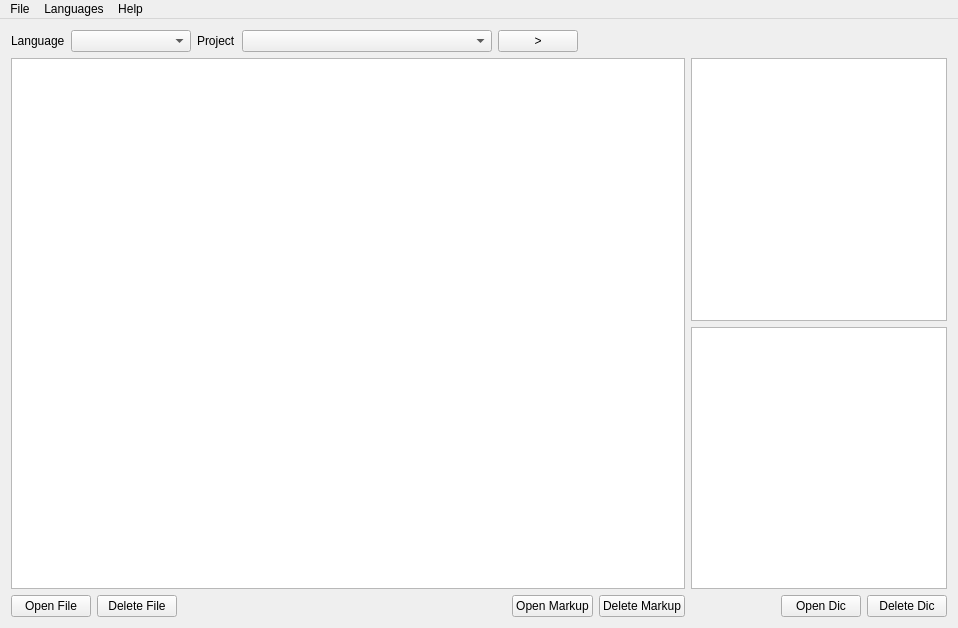
<?xml version="1.0" encoding="UTF-8"?>
<ui version="4.0">
 <class>MainWindow</class>
 <widget class="QMainWindow" name="MainWindow">
  <property name="geometry">
   <rect>
    <x>0</x>
    <y>0</y>
    <width>958</width>
    <height>628</height>
   </rect>
  </property>
  <property name="minimumSize">
   <size>
    <width>800</width>
    <height>600</height>
   </size>
  </property>
  <property name="windowTitle">
   <string>LangTools</string>
  </property>
  <widget class="QWidget" name="centralWidget">
   <layout class="QGridLayout" name="gridLayout" columnstretch="1,0">
    <item row="0" column="0">
     <layout class="QHBoxLayout" name="horizontalLayout_2">
      <item>
       <widget class="QLabel" name="languageLabel">
        <property name="text">
         <string>Language</string>
        </property>
       </widget>
      </item>
      <item>
       <widget class="QComboBox" name="languagesBox">
        <property name="minimumSize">
         <size>
          <width>120</width>
          <height>0</height>
         </size>
        </property>
       </widget>
      </item>
      <item>
       <widget class="QLabel" name="projectsLabel">
        <property name="text">
         <string>Project</string>
        </property>
       </widget>
      </item>
      <item>
       <widget class="QComboBox" name="projectsBox">
        <property name="minimumSize">
         <size>
          <width>250</width>
          <height>0</height>
         </size>
        </property>
       </widget>
      </item>
      <item>
       <widget class="QPushButton" name="runProject">
        <property name="text">
         <string>&gt;</string>
        </property>
       </widget>
      </item>
      <item>
       <spacer name="horizontalSpacer">
        <property name="orientation">
         <enum>Qt::Horizontal</enum>
        </property>
        <property name="sizeHint" stdset="0">
         <size>
          <width>40</width>
          <height>20</height>
         </size>
        </property>
       </spacer>
      </item>
     </layout>
    </item>
    <item row="1" column="0" rowspan="3">
     <layout class="QVBoxLayout" name="verticalLayout_3">
      <item>
       <widget class="QTableView" name="filesTable"/>
      </item>
      <item>
       <layout class="QHBoxLayout" name="horizontalLayout_3">
        <item>
         <widget class="QPushButton" name="openFile">
          <property name="text">
           <string>Open File</string>
          </property>
         </widget>
        </item>
        <item>
         <widget class="QPushButton" name="dropFile">
          <property name="text">
           <string>Delete File</string>
          </property>
         </widget>
        </item>
        <item>
         <spacer name="horizontalSpacer_2">
          <property name="orientation">
           <enum>Qt::Horizontal</enum>
          </property>
          <property name="sizeHint" stdset="0">
           <size>
            <width>40</width>
            <height>20</height>
           </size>
          </property>
         </spacer>
        </item>
        <item>
         <widget class="QPushButton" name="openUotput">
          <property name="text">
           <string>Open Markup</string>
          </property>
         </widget>
        </item>
        <item>
         <widget class="QPushButton" name="dropOutput">
          <property name="text">
           <string>Delete Markup</string>
          </property>
         </widget>
        </item>
       </layout>
      </item>
     </layout>
    </item>
    <item row="1" column="1">
     <widget class="QTableView" name="wordsTable"/>
    </item>
    <item row="2" column="1">
     <widget class="QTableView" name="dicsTable"/>
    </item>
    <item row="3" column="1">
     <layout class="QHBoxLayout" name="horizontalLayout_5">
      <item>
       <spacer name="horizontalSpacer_3">
        <property name="orientation">
         <enum>Qt::Horizontal</enum>
        </property>
        <property name="sizeHint" stdset="0">
         <size>
          <width>40</width>
          <height>20</height>
         </size>
        </property>
       </spacer>
      </item>
      <item>
       <widget class="QPushButton" name="openDic">
        <property name="text">
         <string>Open Dic</string>
        </property>
       </widget>
      </item>
      <item>
       <widget class="QPushButton" name="dropDic">
        <property name="text">
         <string>Delete Dic</string>
        </property>
       </widget>
      </item>
     </layout>
    </item>
   </layout>
  </widget>
  <widget class="QMenuBar" name="menuBar">
   <property name="geometry">
    <rect>
     <x>0</x>
     <y>0</y>
     <width>958</width>
     <height>25</height>
    </rect>
   </property>
   <widget class="QMenu" name="menuFil">
    <property name="title">
     <string>File</string>
    </property>
    <addaction name="actionExit"/>
   </widget>
   <widget class="QMenu" name="menuLanguages">
    <property name="title">
     <string>Languages</string>
    </property>
    <addaction name="actionManage"/>
   </widget>
   <widget class="QMenu" name="menuHelp">
    <property name="title">
     <string>Help</string>
    </property>
    <addaction name="actionAbout"/>
   </widget>
   <addaction name="menuFil"/>
   <addaction name="menuLanguages"/>
   <addaction name="menuHelp"/>
  </widget>
  <action name="actionExit">
   <property name="text">
    <string>Exit</string>
   </property>
  </action>
  <action name="actionAbout">
   <property name="text">
    <string>About</string>
   </property>
  </action>
  <action name="actionManage">
   <property name="text">
    <string>Manage</string>
   </property>
  </action>
 </widget>
 <layoutdefault spacing="6" margin="11"/>
 <resources/>
 <connections/>
</ui>
